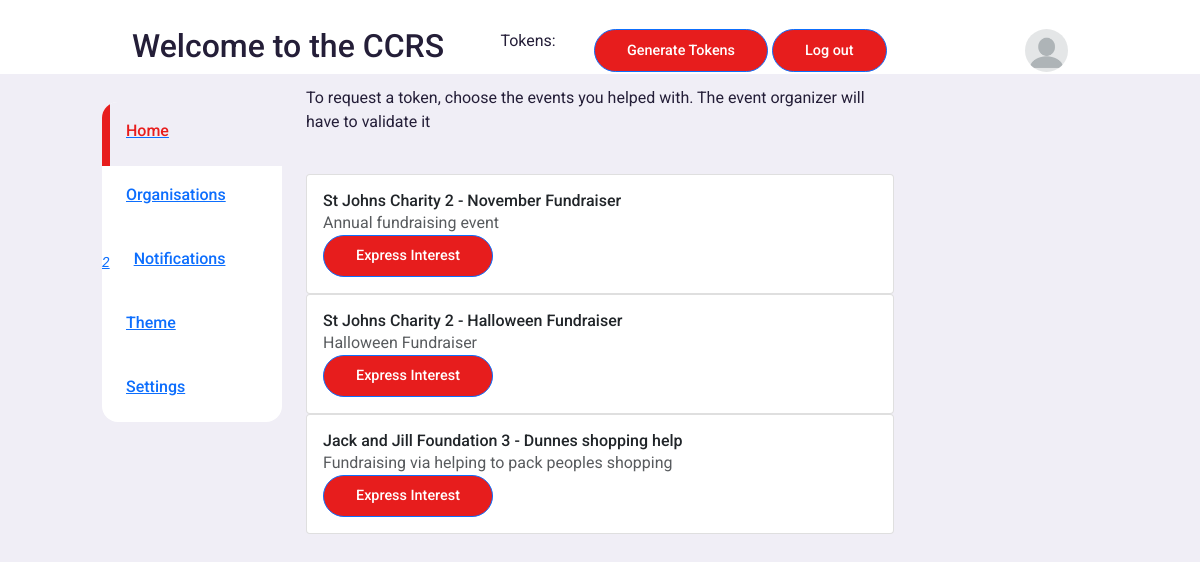
The page /recommender/recommender (signed in) on the database as committed earlier.
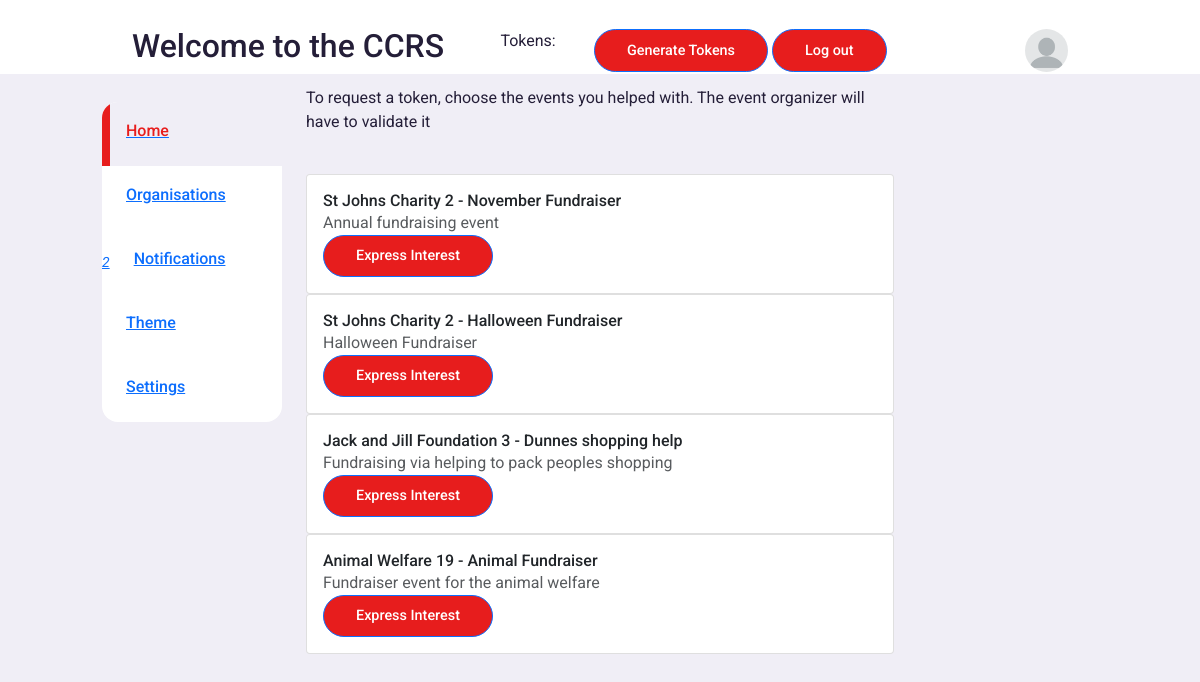
The same page on the database as committed later.
### tokens/models.py (models this page shows)
class Event(models.Model):
    eventId = models.AutoField(primary_key=True)
    name = models.CharField('Event Name', max_length=200)
    date = models.DateTimeField()
    organiser = models.ForeignKey(Organisation, on_delete=models.CASCADE)
    description = models.TextField(blank=True)
    confirmedVolunteers = models.ManyToManyField(Volunteer, blank=True)
    def __str__(self):
        return self.name + ' ' + str(self.eventId)

class User(models.Model):
    userId = models.AutoField(primary_key=True)
    userEmail = models.CharField(max_length=200)
    def __str__(self):
        return self.name + ' ' + str(self.userId)
    class Meta:
        abstract = True

class Organisation(User):
    name = models.CharField(max_length=200)

### recommender/views.py (the view)
# urls.py: path('recommender', views.confirmed_events, name='list-recommendations')
def confirmed_events(request):
    volunteerId = request.user.id
    if request.user.is_authenticated:
        if request.method == 'POST':
            eventToUpdate = request.POST.get('eventId')
            print('???????', eventToUpdate)
            return redirect('list-recommendations')
        else:
            volunteer_entries = Event.objects.all()
            events_to_display = []
            print('=1====', volunteer_entries, '=====')
            for entry in volunteer_entries:
                event_temp = entry
                print('+++++', event_temp)
                events_to_display.append(event_temp)
            print('-------', request.user.id)
            return render(request, 'recommender/recommendations_list.html', {'events_list': events_to_display})
    return redirect('list-recommendations')

### recommender/templates/recommender/recommendations_list.html (shortened to what this page needs)
{% extends 'recommender/recommendations.html' %}
{% block events_block %}
{% for event in events_list %}
<div class="list-group w-auto">
  <a href="#" class="list-group-item list-group-item-action d-flex gap-3 py-3" aria-current="true">
    <div>
      <form action="" method="POST">
        <h6 class="mb-0">{{ event.organiser }} - {{ event.name }}</h6>
        <p class="mb-0 opacity-75"> {{ event.description }}</p>
        <button class="btn btn-primary {% if event.btDisabled %}disabled{% endif %}" type="submit">Express Interest</button>
      </form>
    </div>
  </a>
</div>
{% endfor %}
{% endblock %}

### recommender/templates/recommender/recommendations.html (shortened to what this page needs)
{% extends 'home/home.html' %}
{% block content %}
<p>To request a token, choose the events you helped with. The event organizer will have to validate it</p>
<br>
{% block events_block %}{% endblock events_block %}
{% endblock content %}

### home/templates/home/home.html (shortened to what this page needs)
<!DOCTYPE html>
<html lang="en">
<head>
    <link href="https://cdn.jsdelivr.net/npm/bootstrap@5.1.3/dist/css/bootstrap.min.css" rel="stylesheet"
>
    <link rel="stylesheet" href="https://unicons.iconscout.com/release/v2.1.6/css/unicons.css">
    {% block css_block %}
    <link rel="stylesheet" href="{% static 'css/css2.css' %}">
    {% endblock %}
</head>
<body>
    <nav>
        <div class="container">
            <h2 class="log">Welcome to the CCRS</h2>
            <div class="user-menu">
                {% if not user.is_authenticated %}
                <a href="{% url 'login' %}"><button class="btn btn-primary">Log in</button></a>
                <a href="{% url 'register' %}"><button class="btn btn-primary">Register</button></a>
                {% else %}
                <p class="tokens">Tokens: {{ tokenBalance }}</p>
                <a href="{% url 'list-confirmed-events' %}"><button class="btn btn-primary" id="generatetokens">Generate Tokens</button></a>
                <a href="{% url 'logout' %}"><button class="btn btn-primary">Log out</button></a>
                {% endif %}
            </div>
            <div class="profilepicture">
                <a href="#"><img src="{% static 'images/blank-profile-picture.png' %}" alt="Profile"></a>
            </div>
        </div>
    </nav>
    {% if user.is_authenticated %}
    <main>
        <div class="row">
            <div class="left col-sm-2 offset-1">
                <div class="sidebar">
                    <a href="{% url 'list-recommendations' %}" class="menu-item active">
                        <h3>Home</h3>
                    </a>
                    <a href="#" class="menu-item">
                        <h3>Organisations</h3>
                    </a>
                    <a href="#" class="menu-item" id="notifications">
                        <span><em class="uil uil-bell"><small class="notification-count">2</small></em></span>
                        <h3>Notifications</h3>
                    </a>
                    <a class="menu-item" id="theme">
                        <h3>Theme</h3>
                    </a>
                    <a href="#" class="menu-item">
                        <h3>Settings</h3>
                    </a>
                </div>
            </div>
            <div class="middle col-sm-6">
                {% block content %}
                {% endblock content %}
            </div>
            <div class="right col-sm-2">
            </div>
        </div>
    </main>
    {% endif %}
</body>
</html>

### static/css/css2.css (style rules this page uses)
:root { --primary-color-hue: 0; --dark-color-lightness: 17%; --light-color-lightness: 95%; --white-color-lightness: 100%; --color-white: hsl(252, 30%, var(--white-color-lightness)); --color-light: hsl(252, 30%, var(--light-color-lightness)); --color-grey: hsl(252, 15%, 65%); --color-primary: hsl(var(--primary-color-hue), 81%, 51%); --color-secondary: hsl(335, 33%, 66%); --color-success: hsl(120, 95%, 65%); --color-failure: hsl(0, 95%, 65%); --color-dark: hsl(252, 30%, var(--dark-color-lightness)); --color-black: hsl(252, 30%, 10%); --border-radius: 2rem; --card-border-radius: 1rem; --btn-padding: 0.6rem 2rem; --search-padding: 0.6rem 1rem; --card-padding: 1rem; --sticky-top-left: 5.4rem; --sticky-top-right: -18rem; }
*, *::before, *::after { margin: 0; padding: 0; outline: 0; box-sizing: border-box; text-decoration: none; list-style: none; border: none; }
body { font-family: "Roboto", sans-serif; color: var(--color-dark); background: var(--color-light); overflow-x: hidden; }
.container { width: 80%; margin: 0 auto; }
.user-menu { width: 50%; }
.tokens { width: 20%; float: left; }
.profilepicture { width: 2.7rem; aspect-ratio: 1/1; border-radius: 50%; overflow: hidden; }
img { display: block; width: 100%; }
.btn { display: inline-block; padding: var(--btn-padding); font-weight: 500; border-radius: var(--border-radius); cursor: pointer; transition: all 300ms ease; font-size: 0.9rem; }
.btn-primary { background: var(--color-primary); color: white; }
nav { width: 100%; background: var(--color-white); padding-top: 1.7rem; position: fixed; top: 0; z-index: 10; }
nav .container { display: flex; align-items: center; justify-content: space-between; }
main { position: relative; top: 5.4rem; }
main .row .left { position: sticky; top: var(--sticky-top-left); }
main .row .right { position: sticky; top: var(--sticky-top-right); }
.left .sidebar { margin-top: 1rem; background: var(--color-white); border-radius: var(--card-border-radius); }
.left .sidebar .menu-item { display: flex; align-items: center; height: 4rem; cursor: pointer; translate: all 300ms ease; position: relative; }
.left .sidebar h3 { margin-left: 1.5rem; font-size: 1rem; }
.left .sidebar .active { background: var(--color-light); }
.left .sidebar .active i, .left .sidebar .active h3 { color: var(--color-primary); }
.left .sidebar .active::before { content: ""; display: block; width: 0.5rem; height: 100%; position: absolute; background: var(--color-primary); }
.left .sidebar .menu-item:first-child.active { border-top-left-radius: var(--card-border-radius); overflow: hidden; }

Rows that differ between the two databases and show on the page:
added Event: organiser "Animal Welfare 19", name "Animal Fundraiser", description "Fundraiser event for the animal welfare"
